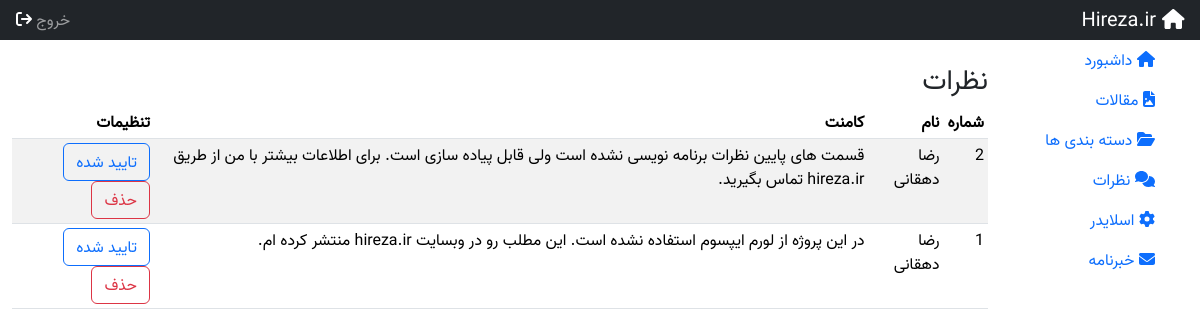
Page /cms/adminpanel/comment.php (signed in) on the committed database.
### tables this page shows
CREATE TABLE `comments` (
  `id` int(11) NOT NULL,
  `name` varchar(100) NOT NULL,
  `comment` text NOT NULL,
  `post_id` int(11) NOT NULL,
  `status` tinyint(1) NOT NULL DEFAULT '0'
);

### cms/adminpanel/comment.php (the view, shortened to what this page needs)
<?php
require_once("./include/connect.php");
$query_comments = "SELECT * FROM comments ORDER BY id DESC";
$comments = $db->query($query_comments);
require_once("./include/header.php");
?>
<div class="container-fluid">
    <div class="row">
            <?php include("./include/sidebar.php"); ?>
        <div class="col-md-9 col-sm-auto col-lg-10">
            <div class="d-flex justify-content-between mt-3 ms-3">
                <h3 class="mt-2">نظرات</h3>
            </div>
            <div class="table-responsive">
                <table class="table table-striped table-sm">
                    <thead>
                        <tr>
                            <th>شماره</th>
                            <th>نام</th>
                            <th>کامنت</th>
                            <th>تنظیمات</th>
                        </tr>
                    </thead>
                    <tbody>
                        <?php
                        if ($comments->rowCount() > 0) {
                            foreach ($comments as $comment) {
                        ?>
                                <tr>
                                    <td><?php echo $comment['id'] ?></td>
                                    <td><?php echo $comment['name'] ?></td>
                                    <td><?php echo $comment['comment'] ?></td>
                                    <td>
                                    <?php
                                    if($comment['status']){ ?>
                                        <a href="#" class="btn btn-outline-primary" disabled>تایید شده</a>
                                        <?php }else{ ?>
                                        <a href="comment.php?action=approve&id=<?php echo $comment['id'] ?>" class="btn btn-outline-primary">در انتظار تایید</a>
                                    <?php } ?>
                                    <a href="comment.php?action=delete&id=<?php echo $comment['id'] ?>" class="btn btn-outline-danger">حذف</a>
                                    </td>
                                </tr>
                            <?php
                            }
                        } else {
                            ?>
                            <div class="alert alert-danger" role="start">
                                در حال حاضر هیچ نظری وجود ندارد!
                            </div>
                        <?php
                        } ?>
                    </tbody>
                </table>
            </div>
            <?php
            require_once("./include/footer.php");
            ?>

### cms/adminpanel/css/admin.css (style rules this page uses)
body { direction: rtl; text-align: right !important; font-family: "vazir" !important; font-size: 1rem; }
a { color:#000; }

### rows in the picture
comments: id "2", name "رضا دهقانی", comment "قسمت های پایین نظرات برنامه نویسی نشده است ولی قابل پیاده سازی است. برای اطلاعات بیشتر با من از طریق hireza.ir تماس بگیرید.", status "تایید شده"
comments: id "1", name "رضا دهقانی", comment "در این پروژه از لورم ایپسوم استفاده نشده است. این مطلب رو در وبسایت hireza.ir منتشر کرده ام.", status "تایید شده"
